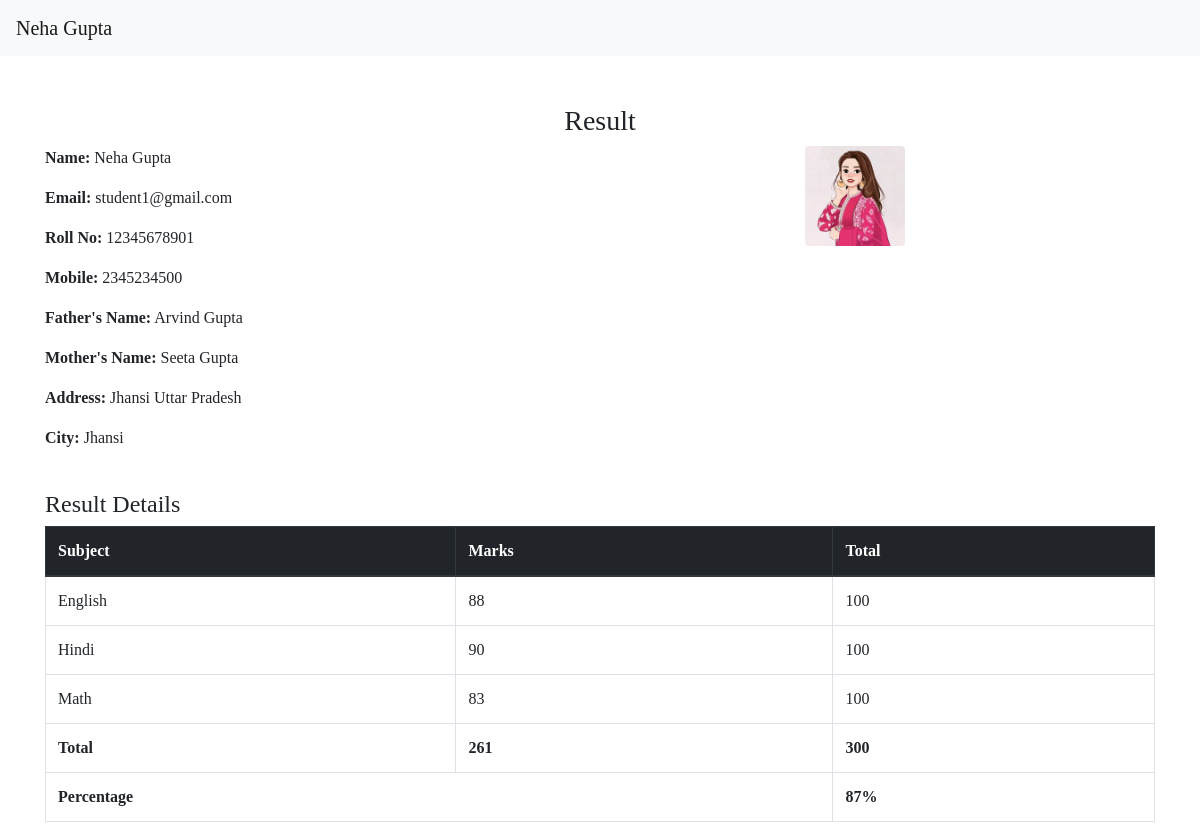
Screenshot of /student_dashboard.php (signed in) with the database file from the repository.
### tables this page shows
CREATE TABLE `student_result` (
  `id` int(11) NOT NULL,
  `email` varchar(100) DEFAULT NULL,
  `name` varchar(100) DEFAULT NULL,
  `rollno` varchar(20) DEFAULT NULL,
  `mobile` varchar(15) DEFAULT NULL,
  `father` varchar(100) DEFAULT NULL,
  `mother` varchar(100) DEFAULT NULL,
  `photo` varchar(255) DEFAULT NULL,
  `address` varchar(255) DEFAULT NULL,
  `city` varchar(100) DEFAULT NULL,
  `english` varchar(50) DEFAULT NULL,
  `hindi` varchar(50) DEFAULT NULL,
  `math` varchar(50) DEFAULT NULL,
  `percentage` float DEFAULT NULL
);

### student_dashboard.php (the view, shortened to what this page needs)
<?php
include 'connection.php';
$email = $_SESSION['student_email'];
$query = "SELECT * FROM student_result WHERE email = '$email'";
$result = mysqli_query($conn, $query);
if ($row = mysqli_fetch_assoc($result)) {
    $english = (int) $row['english'];
    $hindi = (int) $row['hindi'];
    $math = (int) $row['math'];
    $total = $english + $hindi + $math;
    $percentage = round(($total / 300) * 100, 2);
} else {
    echo "Student record not found!";
    exit();
}
?>
<?php
include 'header.php';
?>
<div class="container-background">
    <nav class="navbar navbar-light bg-light">
        <span class="navbar-brand mb-0 h1"><?= $row['name'] ?></span>
    </nav>
</div>
<div class="container mt-5">
    <h3 class="text-center">Result</h3>
    <div class="row">
        <div class="col-md-8">
            <p><strong>Name:</strong> <?= $row['name'] ?></p>
            <p><strong>Email:</strong> <?= $row['email'] ?></p>
            <p><strong>Roll No:</strong> <?= $row['rollno'] ?></p>
            <p><strong>Mobile:</strong> <?= $row['mobile'] ?></p>
            <p><strong>Father's Name:</strong> <?= $row['father'] ?></p>
            <p><strong>Mother's Name:</strong> <?= $row['mother'] ?></p>
            <p><strong>Address:</strong> <?= $row['address'] ?></p>
            <p><strong>City:</strong> <?= $row['city'] ?></p>
        </div>
        <div class="col-md-4 student-photo">
            <img src="uploads/<?= $row['photo'] ?>" alt="Student Photo" class="img-fluid rounded"
                style="max-width: 100px; height: auto;">
        </div>
    </div>
    <h4 class="mt-4">Result Details</h4>
    <div class="table-responsive">
        <table class="table table-bordered">
            <thead class="thead-dark">
                <tr>
                    <th>Subject</th>
                    <th>Marks</th>
                    <th>Total</th>
                </tr>
            </thead>
            <tbody>
                <tr>
                    <td>English</td>
                    <td><?= $english ?></td>
                    <td>100</td>
                </tr>
                <tr>
                    <td>Hindi</td>
                    <td><?= $hindi ?></td>
                    <td>100</td>
                </tr>
                <tr>
                    <td>Math</td>
                    <td><?= $math ?></td>
                    <td>100</td>
                </tr>
                <tr>
                    <th>Total</th>
                    <th><?= $total ?></th>
                    <th>300</th>
                </tr>
                <tr>
                    <th colspan="2">Percentage</th>
                    <th><?= $percentage ?>%</th>
                </tr>
            </tbody>
        </table>
    </div>
</div>
<?php
include 'footer.php';
?>

### css/style.css (style rules this page uses)
* { margin: 0; padding: 0; box-sizing: border-box; font-family: serif; }
body { background-color: rgb(255, 255, 255); }

### rows the page displays
student_result: name "Neha Gupta", email "student1@gmail.com", rollno "12345678901", mobile "2345234500", father "Arvind Gupta", mother "Seeta Gupta", address "Jhansi Uttar Pradesh", city "Jhansi", photo (picture), english "88", hindi "90", math "83", total "261", percentage "87"
